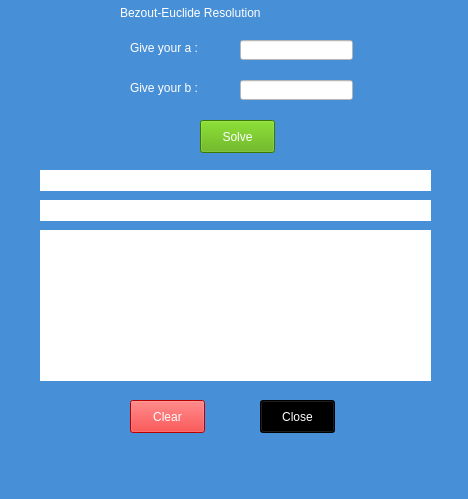
<?xml version="1.0" encoding="UTF-8"?>
<ui version="4.0">
 <class>MainWindow</class>
 <widget class="QMainWindow" name="MainWindow">
  <property name="geometry">
   <rect>
    <x>0</x>
    <y>0</y>
    <width>468</width>
    <height>499</height>
   </rect>
  </property>
  <property name="windowTitle">
   <string>MainWindow</string>
  </property>
  <property name="styleSheet">
   <string notr="true">background-color: rgb(71, 143, 214);</string>
  </property>
  <widget class="QWidget" name="centralwidget">
   <widget class="QPushButton" name="play">
    <property name="geometry">
     <rect>
      <x>200</x>
      <y>120</y>
      <width>75</width>
      <height>33</height>
     </rect>
    </property>
    <property name="styleSheet">
     <string notr="true">color: rgb(255, 255, 255);
font: 75 16pt &quot;MS Shell Dlg 2&quot;;
background-color: rgb(85, 170, 0);</string>
    </property>
    <property name="text">
     <string>Solve</string>
    </property>
   </widget>
   <widget class="QLineEdit" name="a_input">
    <property name="geometry">
     <rect>
      <x>240</x>
      <y>40</y>
      <width>113</width>
      <height>20</height>
     </rect>
    </property>
    <property name="styleSheet">
     <string notr="true">background-color: rgb(255, 255, 255);</string>
    </property>
   </widget>
   <widget class="QLineEdit" name="b_input">
    <property name="geometry">
     <rect>
      <x>240</x>
      <y>80</y>
      <width>113</width>
      <height>20</height>
     </rect>
    </property>
    <property name="styleSheet">
     <string notr="true">background-color: rgb(255, 255, 255);</string>
    </property>
   </widget>
   <widget class="QLabel" name="label">
    <property name="geometry">
     <rect>
      <x>120</x>
      <y>0</y>
      <width>241</width>
      <height>25</height>
     </rect>
    </property>
    <property name="styleSheet">
     <string notr="true">color: rgb(255, 255, 255);
font: 75 16pt &quot;MS Shell Dlg 2&quot;;</string>
    </property>
    <property name="text">
     <string>Bezout-Euclide Resolution</string>
    </property>
   </widget>
   <widget class="QLabel" name="label_2">
    <property name="geometry">
     <rect>
      <x>130</x>
      <y>40</y>
      <width>73</width>
      <height>16</height>
     </rect>
    </property>
    <property name="styleSheet">
     <string notr="true">color: rgb(255, 255, 255);
font: 10pt &quot;MS Shell Dlg 2&quot;;</string>
    </property>
    <property name="text">
     <string>Give your a :</string>
    </property>
   </widget>
   <widget class="QLabel" name="output">
    <property name="geometry">
     <rect>
      <x>40</x>
      <y>230</y>
      <width>391</width>
      <height>151</height>
     </rect>
    </property>
    <property name="styleSheet">
     <string notr="true">background-color: rgb(255, 255, 255);</string>
    </property>
    <property name="text">
     <string>&lt;html&gt;&lt;head/&gt;&lt;body&gt;&lt;p align=&quot;justify&quot;&gt;&lt;br/&gt;&lt;/p&gt;&lt;/body&gt;&lt;/html&gt;</string>
    </property>
   </widget>
   <widget class="QLabel" name="label_3">
    <property name="geometry">
     <rect>
      <x>130</x>
      <y>80</y>
      <width>73</width>
      <height>16</height>
     </rect>
    </property>
    <property name="styleSheet">
     <string notr="true">color: rgb(255, 255, 255);
font: 10pt &quot;MS Shell Dlg 2&quot;;</string>
    </property>
    <property name="text">
     <string>Give your b :</string>
    </property>
   </widget>
   <widget class="QLabel" name="out">
    <property name="geometry">
     <rect>
      <x>40</x>
      <y>170</y>
      <width>391</width>
      <height>21</height>
     </rect>
    </property>
    <property name="styleSheet">
     <string notr="true">background-color: rgb(255, 255, 255);</string>
    </property>
    <property name="text">
     <string/>
    </property>
   </widget>
   <widget class="QPushButton" name="pushButton">
    <property name="geometry">
     <rect>
      <x>130</x>
      <y>400</y>
      <width>75</width>
      <height>33</height>
     </rect>
    </property>
    <property name="styleSheet">
     <string notr="true">color: rgb(255, 255, 255);
font: 75 16pt &quot;MS Shell Dlg 2&quot;;
background-color: rgb(255, 0, 0);</string>
    </property>
    <property name="text">
     <string>Clear</string>
    </property>
   </widget>
   <widget class="QPushButton" name="pushButton_2">
    <property name="geometry">
     <rect>
      <x>260</x>
      <y>400</y>
      <width>75</width>
      <height>33</height>
     </rect>
    </property>
    <property name="styleSheet">
     <string notr="true">color: rgb(255, 255, 255);
font: 75 16pt &quot;MS Shell Dlg 2&quot;;
background-color: rgb(0, 0, 0);</string>
    </property>
    <property name="text">
     <string>Close</string>
    </property>
   </widget>
   <widget class="QLabel" name="out_2">
    <property name="geometry">
     <rect>
      <x>40</x>
      <y>200</y>
      <width>391</width>
      <height>21</height>
     </rect>
    </property>
    <property name="styleSheet">
     <string notr="true">background-color: rgb(255, 255, 255);</string>
    </property>
    <property name="text">
     <string/>
    </property>
   </widget>
  </widget>
  <widget class="QMenuBar" name="menubar">
   <property name="geometry">
    <rect>
     <x>0</x>
     <y>0</y>
     <width>468</width>
     <height>21</height>
    </rect>
   </property>
  </widget>
  <widget class="QStatusBar" name="statusbar"/>
 </widget>
 <resources/>
 <connections>
  <connection>
   <sender>pushButton</sender>
   <signal>clicked()</signal>
   <receiver>output</receiver>
   <slot>clear()</slot>
   <hints>
    <hint type="sourcelabel">
     <x>168</x>
     <y>435</y>
    </hint>
    <hint type="destinationlabel">
     <x>162</x>
     <y>380</y>
    </hint>
   </hints>
  </connection>
  <connection>
   <sender>pushButton</sender>
   <signal>clicked()</signal>
   <receiver>out_2</receiver>
   <slot>clear()</slot>
   <hints>
    <hint type="sourcelabel">
     <x>188</x>
     <y>436</y>
    </hint>
    <hint type="destinationlabel">
     <x>173</x>
     <y>230</y>
    </hint>
   </hints>
  </connection>
  <connection>
   <sender>pushButton</sender>
   <signal>clicked()</signal>
   <receiver>out</receiver>
   <slot>clear()</slot>
   <hints>
    <hint type="sourcelabel">
     <x>197</x>
     <y>438</y>
    </hint>
    <hint type="destinationlabel">
     <x>197</x>
     <y>191</y>
    </hint>
   </hints>
  </connection>
  <connection>
   <sender>pushButton</sender>
   <signal>clicked()</signal>
   <receiver>a_input</receiver>
   <slot>clear()</slot>
   <hints>
    <hint type="sourcelabel">
     <x>140</x>
     <y>432</y>
    </hint>
    <hint type="destinationlabel">
     <x>250</x>
     <y>67</y>
    </hint>
   </hints>
  </connection>
  <connection>
   <sender>pushButton</sender>
   <signal>clicked()</signal>
   <receiver>b_input</receiver>
   <slot>clear()</slot>
   <hints>
    <hint type="sourcelabel">
     <x>187</x>
     <y>433</y>
    </hint>
    <hint type="destinationlabel">
     <x>255</x>
     <y>106</y>
    </hint>
   </hints>
  </connection>
  <connection>
   <sender>pushButton_2</sender>
   <signal>clicked()</signal>
   <receiver>MainWindow</receiver>
   <slot>close()</slot>
   <hints>
    <hint type="sourcelabel">
     <x>302</x>
     <y>437</y>
    </hint>
    <hint type="destinationlabel">
     <x>373</x>
     <y>427</y>
    </hint>
   </hints>
  </connection>
 </connections>
</ui>
